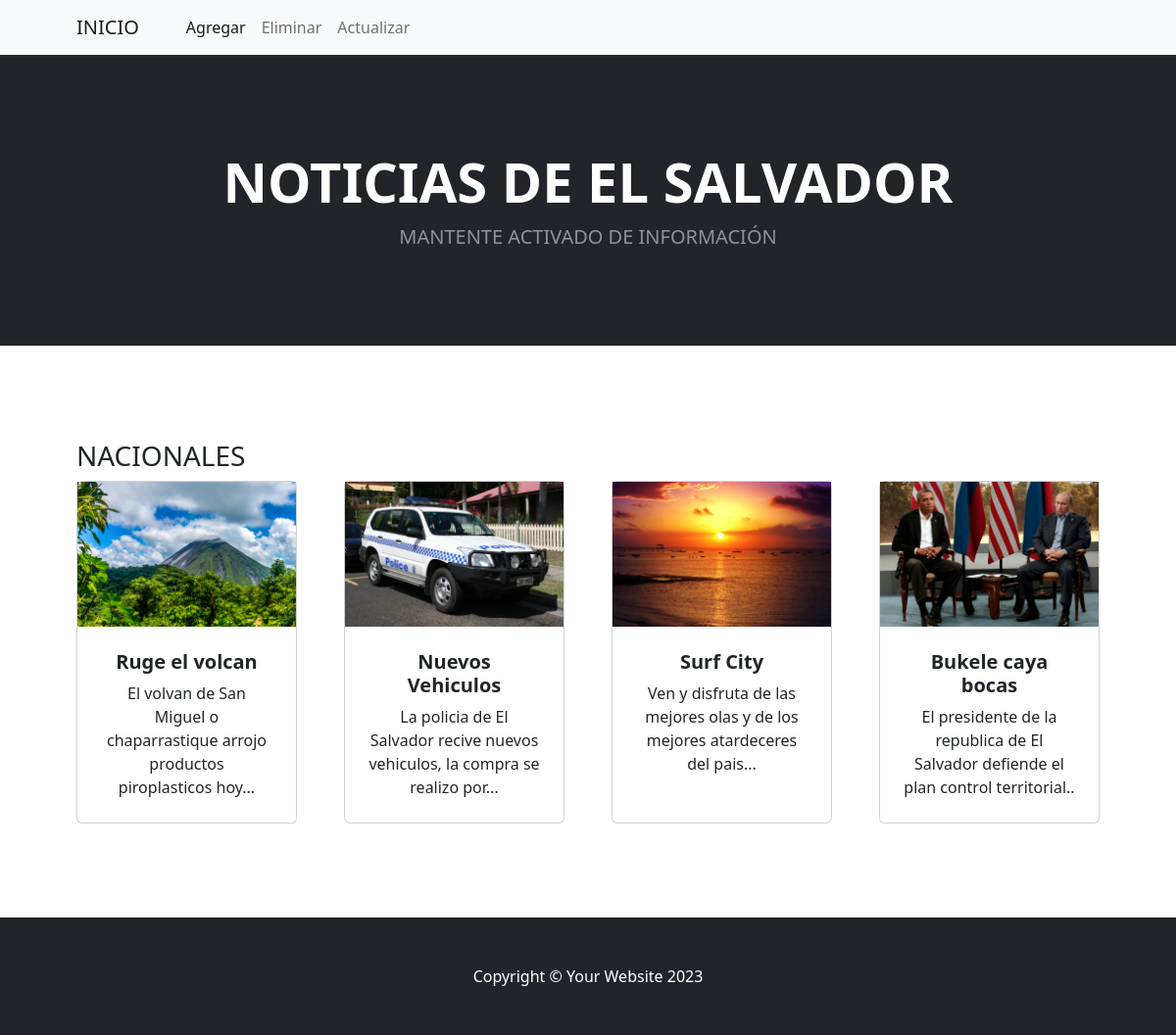
Screenshot of /admin/nacionales/nacionales.php with the database file from the repository.
### tables this page shows
CREATE TABLE IF NOT EXISTS `nacionales` (
  `code` int NOT NULL AUTO_INCREMENT,
  `titulo` varchar(25) DEFAULT NULL,
  `descripcion` text,
  `imagen` varchar(50) DEFAULT NULL,
  PRIMARY KEY (`code`)
);

### admin/nacionales/nacionales.php (the view, shortened to what this page needs)
<?php
include  '../../conf/_con.php';
try {
    $pdo = new PDO('mysql:host=localhost;dbname=noticias', 'root', '');
    $pdo->setAttribute(PDO::ATTR_ERRMODE, PDO::ERRMODE_EXCEPTION);
} catch (PDOException $e) {
    echo 'Error de conexión: ' . $e->getMessage();
    exit();
}
$query = 'SELECT * FROM nacionales';
$ejecutar = $pdo->prepare($query);
$ejecutar->execute();
$data = $ejecutar->fetchAll(PDO::FETCH_OBJ);
?>
<!DOCTYPE html>
<html lang="en">
    <head>
        <link href="https://cdn.jsdelivr.net/npm/bootstrap-icons@1.5.0/font/bootstrap-icons.css" rel="stylesheet" />
        <link href="../../css/styles.css" rel="stylesheet" />
    </head>
    <body>
        <nav class="navbar navbar-expand-lg navbar-light bg-light">
            <div class="container px-4 px-lg-5">
                <a class="navbar-brand" href="../../index.php">INICIO</a>
                <div class="collapse navbar-collapse" id="navbarSupportedContent">
                    <ul class="navbar-nav me-auto mb-2 mb-lg-0 ms-lg-4">
                        <li class="nav-item"><a class="nav-link active" aria-current="page" href="./insertar.php">Agregar</a></li>
                        <li class="nav-item"><a class="nav-link" href="./eliminar.php">Eliminar</a></li>
                        <li class="nav-item"><a class="nav-link" href="./modificar.php">Actualizar</a></li>
                    </ul>
                </div>
            </div>
        </nav>
        <header class="bg-dark py-5">
            <div class="container px-4 px-lg-5 my-5">
                <div class="text-center text-white">
                    <h1 class="display-4 fw-bolder">NOTICIAS DE EL SALVADOR</h1>
                    <p class="lead fw-normal text-white-50 mb-0">MANTENTE ACTIVADO DE INFORMACIÓN</p>
                </div>
            </div>
        </header>
        <section class="py-5">
            <div class="container px-4 px-lg-5 mt-5">
                <h3>NACIONALES</h3>
                <div class="row gx-4 gx-lg-5 row-cols-2 row-cols-md-3 row-cols-xl-4 justify-content-center">
                <?php  foreach($data as $medicamento ):  ?>
                    <div class="col mb-5">
                        <div class="card h-100">
                            <img class="medicamento-imagen" src="../../imgServer/img/<?php echo $medicamento->imagen; ?>" alt="<?php echo $medicamento->titulo; ?>">
                            <div class="card-body p-4">
                                <div class="text-center">
                                    <h5 class="fw-bolder"><?php echo $medicamento->titulo; ?></h5>
                                    <?php echo $medicamento->descripcion; ?>
                                </div>
                            </div>
                        </div>
                    </div>
                <?php endforeach; ?>
            </div>
        </section>
        <footer class="py-5 bg-dark">
            <div class="container"><p class="m-0 text-center text-white">Copyright &copy; Your Website 2023</p></div>
        </footer>
    </body>
</html>

### rows the page displays
nacionales: imagen (picture), titulo "Ruge el volcan", descripcion "El volvan de San Miguel o chaparrastique arrojo productos piroplasticos hoy..."
nacionales: imagen (picture), titulo "Nuevos Vehiculos", descripcion "La policia de El Salvador recive nuevos vehiculos, la compra se realizo por..."
nacionales: imagen (picture), titulo "Surf City", descripcion "Ven y disfruta de las mejores olas y de los mejores atardeceres del pais..."
nacionales: imagen (picture), titulo "Bukele caya bocas", descripcion "El presidente de la republica de El Salvador defiende el plan control territorial.."
